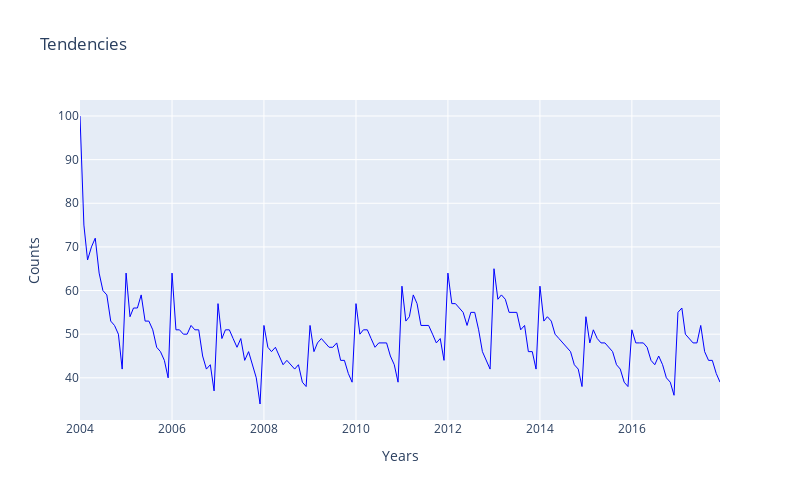

The notebook cell this image was saved under:
### Code cell
# Create traces
fig = go.Figure()

fig.add_trace(go.Scatter(x=df.index, y=df['diet'], name='Diet', 
              line = dict(color='blue', width=1)))

fig.update_layout(title='Tendencies',
                   xaxis_title='Years',
                   yaxis_title='Counts', 
                  height=500, 
                  width=800)
fig

### Figure 1 — Plotly figure (JSON) as saved in the notebook; plotly's stock layout.template omitted (floating-point values rounded to 4 significant figures; data arrays with more than 128 entries replaced by an {"elided": "..."} marker saying what was removed)
{"data": [{"line": {"color": "blue", "width": 1}, "name": "Diet", "type": "scatter", "x": {"elided": "168 str values"}, "y": {"elided": "168 int values"}}], "layout": {"height": 500, "title": {"text": "Tendencies"}, "width": 800, "xaxis": {"title": {"text": "Years"}}, "yaxis": {"title": {"text": "Counts"}}}}
